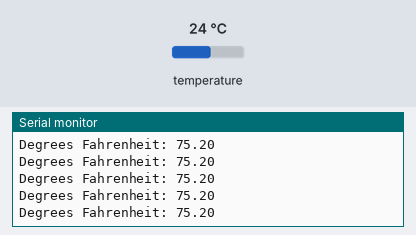
Recording of a sketch running on a simulated Arduino Uno, built with avr-gcc and run on an emulated ATmega328P. Shown: the last lines printed to the serial monitor. The test bench sets the inputs (shaded band); at power-on: temperature 24 °C.

Above: at 1.2 s.
1.3 s: temperature set to 41 °C
At 2.2 s:
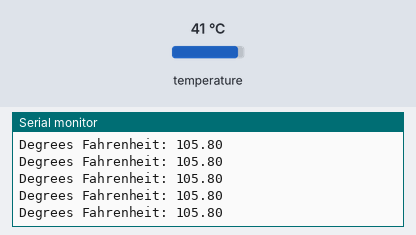
4.3 s: temperature set to 12 °C
At 5.1 s:
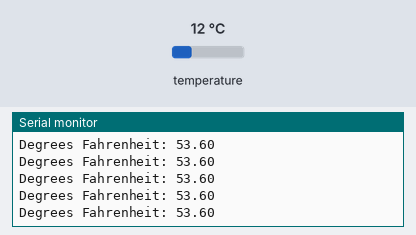
7.3 s: temperature set to 41 °C
At 8.4 s:
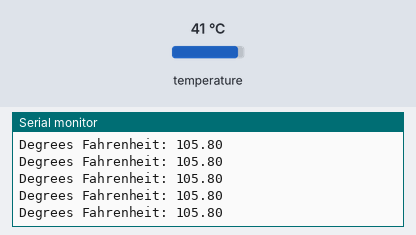
Timing chart, 0 to 10.3 s (numbered marks = the images above; inputs shaded):
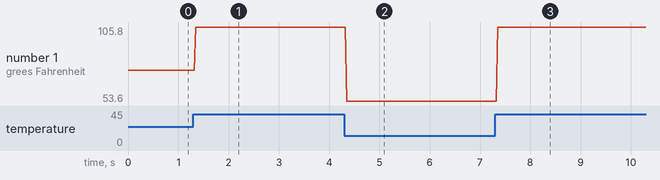

The sketch:

TempSensor_DS1820.ino
```cpp
#include <OneWire.h>  // This has to be included first
#include <TempSensor_DS18S20.h>

TempSensor_DS18S20 temp_sensor(4);

void setup(void) {
  Serial.begin(9600);
}

void loop(void) {
  Serial.print("Degrees Fahrenheit: ");
  Serial.println(temp_sensor.TempFahrenheit());
}
```

Measured:
- after the input at 1.3 s, the serial monitor: prints a new line after 0.05 s (image 1)
- after the input at 4.3 s, the serial monitor: prints a new line after 0.05 s (image 2)
- plotted number 1: 75.2 → 105.8 after the input at 1.3 s, 105.8 → 53.6 after the input at 4.3 s
